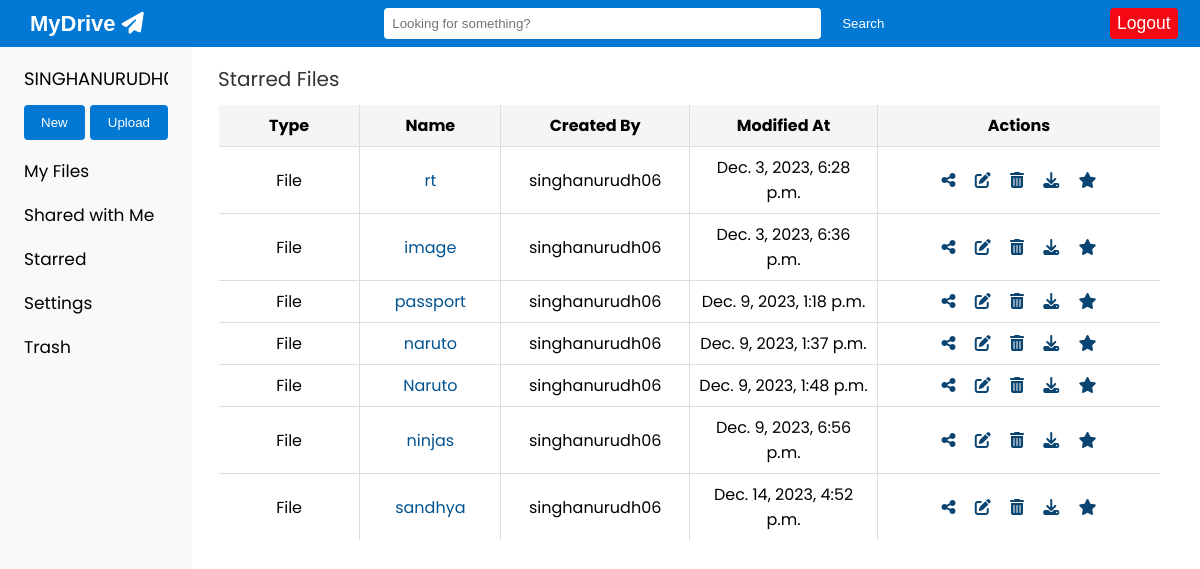
The page /starred/ (signed in) on the database its author committed.
### fileshare/models.py (models this page shows, shortened)
class File(models.Model):
    name = models.CharField(max_length=255)
    folder = models.ForeignKey(Folder, on_delete=models.CASCADE, null=True, blank=True)
    uploaded_by = models.ForeignKey(User, on_delete=models.CASCADE)
    uploaded_at = models.DateTimeField(auto_now_add=True)
    file = models.FileField(upload_to='uploads/')
    deleted = models.BooleanField(default=False)
    deleted_by = models.ForeignKey(User, on_delete=models.SET_NULL, null=True, blank=True, related_name='deleted_files')
    deleted_at = models.DateTimeField(null=True, blank=True)
    starred = models.BooleanField(default=False)

### fileshare/views.py (the view)
# urls.py: path('starred/', views.starred, name='starred'),
@login_required
def starred(request):
    starred_files = File.objects.filter(starred=True, folder__created_by=request.user, uploaded_by=request.user, deleted=False)
    starred_folders = Folder.objects.filter(starred=True, created_by=request.user, deleted=False)
    starred_root_files = File.objects.filter(folder=None, uploaded_by=request.user, starred=True, deleted=False)
    return render(request, 'fileshare/starred.html', {'starred_files': starred_files, 'starred_folders': starred_folders, 'starred_root_files': starred_root_files})

### fileshare/templates/fileshare/starred.html (shortened to what this page needs)
{% extends 'base.html' %}
{% block content %}
  <div class="content">
    <h2 style="font-weight: normal; margin-top: 52px;">Starred Files</h2>
    <br>
    <table>
      <thead>
        <tr>
          <th>Type</th>
          <th>Name</th>
          <th>Created By</th>
          <th>Modified At</th>
          <th>Actions</th>
        </tr>
      </thead>
      <tbody>
        {% for file in starred_files %}
          <tr>
            <td>File</td>
            <td><a href="{{ file.file.url }}" target="_blank" style="text-decoration: none; color: #015391;">{{ file.name }}</a></td>
            <td>{{ file.uploaded_by.username }}</td>
            <td>{{ file.uploaded_at }}</td>
            <td>
              <a href="{% url 'share' 'file' file.id %}"><i class="fas fa-share-alt" style="color: #0a4470;"></i></a>
              <a href="{% url 'rename_file' file.id %}"><i class="fas fa-edit" style="color: #0a4470;"></i></a>
              <a href="{% url 'delete_file' file.id %}"><i class="fas fa-trash-alt" style="color: #0a4470;"></i></a>
              <a href="{{ file.file.url }}" download><i class="fas fa-download" style="color: #0a4470;"></i></a>
              <a href="{% url 'untoggle_star' file.id %}">
                {% if file.starred %}
                    <i class="fas fa-star" style="color: #0a4470;"></i>
                {% else %}
                    <i class="far fa-star" style="color: #0a4470;"></i>
                {% endif %}
              </a>
            </td>
          </tr>
        {% endfor %}
      </tbody>
    </table>
  </div>
{% endblock %}

### fileshare/templates/base.html (shortened to what this page needs)
<!DOCTYPE html>
<html>
<head>
    <link rel="stylesheet" href="https://cdnjs.cloudflare.com/ajax/libs/font-awesome/6.1.0/css/all.min.css">
</head>
<body>
    <div class="topnav">
        <div class="nav-item">
            <h1><a href="{% url 'dashboard' %}">MyDrive <i class="fas fa-paper-plane paper-plane-icon"> </i></a></h1>
        </div>
        <div class="search-bar">
            <form action="{% url 'search_files' %}" method="GET">
                <input type="text" name="q" placeholder="Looking for something?">
                <button type="submit" class="search-button">Search</button>
            </form>
        </div>
        <div class="topnav-right">
            <a href="{% url 'logout' %}">Logout</a>
        </div>
    </div>
    <div class="leftnav">
        <div class="user-section">
            <h2><p class="user-username" style="font-weight: normal;">{{ user.username|upper }}</p></h2>
        </div>
        <div class="nav-item" style="display: flex; flex-direction: row; gap: 5px;">
            <button class="btn-create" onclick="location.href='{% url 'create_folder' %}'">New</button>
            {% if folder.id %}
                <button class="btn-upload" onclick="location.href='{% url 'upload_file' folder_id=folder.id %}'">Upload</button>
            {% else %}
            <button class="btn-upload" onclick="location.href='{% url 'upload_file' %}'">Upload</button>
            {% endif %}
        </div>
        <div class="nav-item">
            <a href="{% url 'dashboard' %}">My Files</a>
        </div>
        <div class="nav-item">
            <a href="{% url 'shared_files' %}">Shared with Me</a>
        </div>
        <div class="nav-item">
            <a href="{% url 'starred' %}">Starred</a>
        </div>
        <div class="nav-item">
            <a href="{% url 'settings' %}">Settings</a>
        </div>
        <div class="nav-item">
            <a href="{% url 'trash' %}">Trash</a>
        </div>
    </div>
    <div class="content">
        {% block content %}{% endblock %}
    </div>
</body>
</html>

### fileshare/templates/base.html (style rules this page uses)
html, body { font-family: 'Poppins', sans-serif; background-color: #fff; margin: 0; padding: 0; margin-top: 21px; }
.topnav { position: fixed; font-family: 'Arial Sans', sans-serif; font-size: 18.5px; background-color: #0078D4; color: #fff; padding: 0px 0px; justify-content: space-between; overflow: hidden; align-items: center; width: 100%; top: 0; z-index: 1000; display: flex; }
.topnav a { float: left; display: block; color: #fff; text-align: center; padding: 10px 30px; text-decoration: none; margin-right: 1px; transition: color 0.3s; }
.topnav h1 { font-size: 22px; color: #fff; margin: 0; display: flex; align-items: center; margin-top: 1px; }
.search-bar { flex-grow: 1; text-align: center; }
.search-bar input { width: 45%; padding: 8px; border: none; border-radius: 4px; outline: none; }
.search-button { background-color: #0078D4; color: #fff; border: none; border-radius: 4px; padding: 8px 16px; cursor: pointer; transition: background-color 0.3s; }
.topnav-right { float: right; display: flex; align-items: center; }
.topnav-right a { background-color: #F30813; font-size: 17.5px; margin-right: 22.5px; color: #fff; text-decoration: none; border-radius: 4px; padding: 5px 7px; transition: color 0.3s; }
.content { flex-grow: 1; padding: 10px; align-items: stretch; margin-top: -25px; margin-left: 8.7%; }
h1 { font-size: 24px; color: #333; margin: 0; }
h2 { font-size: 20px; color: #333; margin: 0 0 20px; }
table { width: 98%; margin: -35px 0px;; border-collapse: collapse; border: 1px solid #ddd; border-radius: 4px; overflow: hidden; }
th, td { padding: 8px; border: 1px solid #ddd; text-align: center; }
th:nth-child(1), td:nth-child(1) { width: 15%; }
th:nth-child(2), td:nth-child(2) { width: 15%; }
th:nth-child(3), td:nth-child(3) { width: 20%; }
th:nth-child(4), td:nth-child(4) { width: 20%; }
th { background-color: #f5f5f5; color: #000; }
tr:nth-child(even) { background-color: #fff; }
tr:nth-child(odd) { background-color: #fff; }
.btn-upload, .btn-create, .btn-share { background-color: #0078D4; color: #fff; border: none; border-radius: 4px; padding: 0; height: 35px; width: 100px; cursor: pointer; transition: background-color 0.3s; }
.leftnav { width: 12%; background-color: #f9f9f9; border-right: 0px solid #ccc; padding: 24px; color: black; font-size: 17px; position: fixed; height: 100vh; top: 46px; }
.leftnav a { display: block; color: #000; text-decoration: none; margin-bottom: 18px; transition: color 0.3s; }
.leftnav .user-section { margin-top: -23px; margin-bottom: -2px; }
.leftnav h2 { white-space: nowrap; overflow: hidden; text-overflow: ellipsis; max-width: 100%; margin-bottom: 5px; font-size: 20.5px; }
.leftnav .user-username { font-weight: bold; font-size: 18px; color: #000; margin-bottom: 10px; }
.leftnav .btn-upload { background-color: #0078D4; color: #fff; border: none; border-radius: 4px; padding: 8px 18px; cursor: pointer; transition: background-color 0.3s; margin-bottom: 18px; }

### rows shown on the page
File: name "rt", uploaded_by.username "singhanurudh06", uploaded_at "Dec. 3, 2023, 6:28 p.m.", starred True (drawn)
File: name "image", uploaded_by.username "singhanurudh06", uploaded_at "Dec. 3, 2023, 6:36 p.m.", starred True (drawn)
File: name "passport", uploaded_by.username "singhanurudh06", uploaded_at "Dec. 9, 2023, 1:18 p.m.", starred True (drawn)
File: name "naruto", uploaded_by.username "singhanurudh06", uploaded_at "Dec. 9, 2023, 1:37 p.m.", starred True (drawn)
File: name "Naruto", uploaded_by.username "singhanurudh06", uploaded_at "Dec. 9, 2023, 1:48 p.m.", starred True (drawn)
File: name "ninjas", uploaded_by.username "singhanurudh06", uploaded_at "Dec. 9, 2023, 6:56 p.m.", starred True (drawn)
File: name "sandhya", uploaded_by.username "singhanurudh06", uploaded_at "Dec. 14, 2023, 4:52 p.m.", starred True (drawn)

### other values the page prints
{{ user.username|upper }} "SINGHANURUD…"
